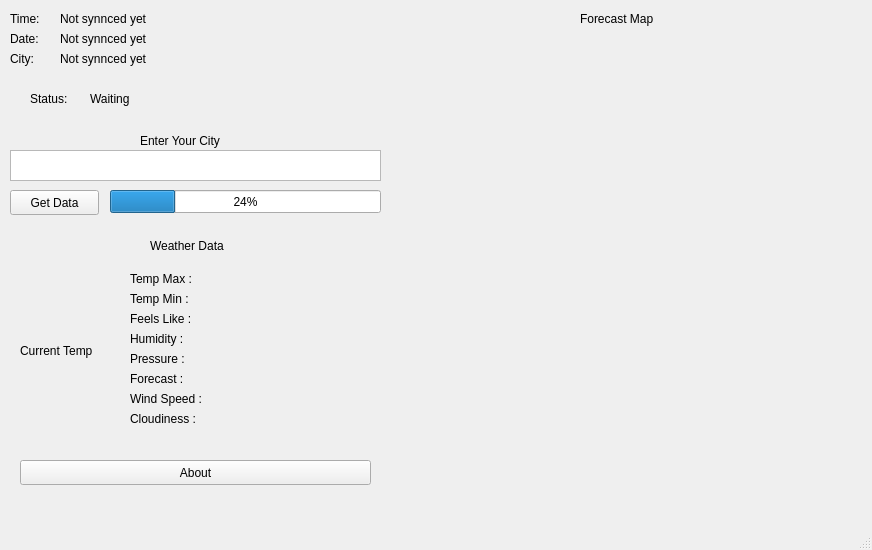
<?xml version="1.0" encoding="UTF-8"?>
<ui version="4.0">
 <class>MainWindow</class>
 <widget class="QMainWindow" name="MainWindow">
  <property name="geometry">
   <rect>
    <x>0</x>
    <y>0</y>
    <width>872</width>
    <height>550</height>
   </rect>
  </property>
  <property name="windowTitle">
   <string>MainWindow</string>
  </property>
  <widget class="QWidget" name="centralwidget">
   <widget class="QLabel" name="timeLabel">
    <property name="geometry">
     <rect>
      <x>10</x>
      <y>10</y>
      <width>67</width>
      <height>17</height>
     </rect>
    </property>
    <property name="text">
     <string>Time:</string>
    </property>
   </widget>
   <widget class="QLabel" name="timeValue">
    <property name="geometry">
     <rect>
      <x>60</x>
      <y>10</y>
      <width>111</width>
      <height>17</height>
     </rect>
    </property>
    <property name="text">
     <string>Not synnced yet</string>
    </property>
   </widget>
   <widget class="QLabel" name="dateLabel">
    <property name="geometry">
     <rect>
      <x>10</x>
      <y>30</y>
      <width>67</width>
      <height>17</height>
     </rect>
    </property>
    <property name="text">
     <string>Date:</string>
    </property>
   </widget>
   <widget class="QLabel" name="dateValue">
    <property name="geometry">
     <rect>
      <x>60</x>
      <y>30</y>
      <width>111</width>
      <height>17</height>
     </rect>
    </property>
    <property name="text">
     <string>Not synnced yet</string>
    </property>
   </widget>
   <widget class="QLabel" name="cityTag">
    <property name="geometry">
     <rect>
      <x>140</x>
      <y>130</y>
      <width>111</width>
      <height>21</height>
     </rect>
    </property>
    <property name="text">
     <string>Enter Your City</string>
    </property>
   </widget>
   <widget class="QLabel" name="weathertag">
    <property name="geometry">
     <rect>
      <x>150</x>
      <y>230</y>
      <width>101</width>
      <height>31</height>
     </rect>
    </property>
    <property name="text">
     <string>Weather Data</string>
    </property>
   </widget>
   <widget class="QPushButton" name="getCityName">
    <property name="geometry">
     <rect>
      <x>10</x>
      <y>190</y>
      <width>89</width>
      <height>25</height>
     </rect>
    </property>
    <property name="text">
     <string>Get Data</string>
    </property>
   </widget>
   <widget class="QLabel" name="cityLabel">
    <property name="geometry">
     <rect>
      <x>10</x>
      <y>50</y>
      <width>31</width>
      <height>17</height>
     </rect>
    </property>
    <property name="text">
     <string>City:</string>
    </property>
   </widget>
   <widget class="QLabel" name="cityValue">
    <property name="geometry">
     <rect>
      <x>60</x>
      <y>50</y>
      <width>111</width>
      <height>17</height>
     </rect>
    </property>
    <property name="text">
     <string>Not synnced yet</string>
    </property>
   </widget>
   <widget class="QPlainTextEdit" name="cityName">
    <property name="geometry">
     <rect>
      <x>10</x>
      <y>150</y>
      <width>371</width>
      <height>31</height>
     </rect>
    </property>
   </widget>
   <widget class="QProgressBar" name="progressBar">
    <property name="geometry">
     <rect>
      <x>110</x>
      <y>190</y>
      <width>271</width>
      <height>23</height>
     </rect>
    </property>
    <property name="value">
     <number>24</number>
    </property>
   </widget>
   <widget class="QWidget" name="verticalLayoutWidget">
    <property name="geometry">
     <rect>
      <x>390</x>
      <y>30</y>
      <width>471</width>
      <height>471</height>
     </rect>
    </property>
    <layout class="QVBoxLayout" name="vbox"/>
   </widget>
   <widget class="QLabel" name="statusLabel">
    <property name="geometry">
     <rect>
      <x>30</x>
      <y>90</y>
      <width>51</width>
      <height>17</height>
     </rect>
    </property>
    <property name="text">
     <string>Status:</string>
    </property>
   </widget>
   <widget class="QLabel" name="statusValue">
    <property name="geometry">
     <rect>
      <x>90</x>
      <y>90</y>
      <width>111</width>
      <height>17</height>
     </rect>
    </property>
    <property name="text">
     <string>Waiting</string>
    </property>
   </widget>
   <widget class="QLabel" name="locationLabel">
    <property name="geometry">
     <rect>
      <x>580</x>
      <y>10</y>
      <width>91</width>
      <height>17</height>
     </rect>
    </property>
    <property name="text">
     <string>Forecast Map</string>
    </property>
   </widget>
   <widget class="QLabel" name="tempMaxLabel">
    <property name="geometry">
     <rect>
      <x>130</x>
      <y>270</y>
      <width>81</width>
      <height>17</height>
     </rect>
    </property>
    <property name="text">
     <string>Temp Max :</string>
    </property>
   </widget>
   <widget class="QLabel" name="tempMinLabel">
    <property name="geometry">
     <rect>
      <x>130</x>
      <y>290</y>
      <width>81</width>
      <height>17</height>
     </rect>
    </property>
    <property name="text">
     <string>Temp Min :</string>
    </property>
   </widget>
   <widget class="QLabel" name="feelsLikeLabel">
    <property name="geometry">
     <rect>
      <x>130</x>
      <y>310</y>
      <width>81</width>
      <height>17</height>
     </rect>
    </property>
    <property name="text">
     <string>Feels Like :</string>
    </property>
   </widget>
   <widget class="QLabel" name="feelsLike">
    <property name="geometry">
     <rect>
      <x>210</x>
      <y>310</y>
      <width>191</width>
      <height>17</height>
     </rect>
    </property>
    <property name="text">
     <string/>
    </property>
   </widget>
   <widget class="QLabel" name="tempMin">
    <property name="geometry">
     <rect>
      <x>210</x>
      <y>290</y>
      <width>191</width>
      <height>17</height>
     </rect>
    </property>
    <property name="text">
     <string/>
    </property>
   </widget>
   <widget class="QLabel" name="tempMax">
    <property name="geometry">
     <rect>
      <x>210</x>
      <y>270</y>
      <width>191</width>
      <height>17</height>
     </rect>
    </property>
    <property name="text">
     <string/>
    </property>
   </widget>
   <widget class="QLabel" name="currentTemp">
    <property name="geometry">
     <rect>
      <x>20</x>
      <y>340</y>
      <width>101</width>
      <height>21</height>
     </rect>
    </property>
    <property name="text">
     <string>Current Temp</string>
    </property>
   </widget>
   <widget class="QLabel" name="humidityLabel">
    <property name="geometry">
     <rect>
      <x>130</x>
      <y>330</y>
      <width>71</width>
      <height>17</height>
     </rect>
    </property>
    <property name="text">
     <string>Humidity :</string>
    </property>
   </widget>
   <widget class="QLabel" name="humidity">
    <property name="geometry">
     <rect>
      <x>210</x>
      <y>330</y>
      <width>191</width>
      <height>20</height>
     </rect>
    </property>
    <property name="text">
     <string/>
    </property>
   </widget>
   <widget class="QLabel" name="pressureLabel">
    <property name="geometry">
     <rect>
      <x>130</x>
      <y>350</y>
      <width>71</width>
      <height>17</height>
     </rect>
    </property>
    <property name="text">
     <string>Pressure :</string>
    </property>
   </widget>
   <widget class="QLabel" name="pressure">
    <property name="geometry">
     <rect>
      <x>210</x>
      <y>350</y>
      <width>191</width>
      <height>20</height>
     </rect>
    </property>
    <property name="text">
     <string/>
    </property>
   </widget>
   <widget class="QLabel" name="forecastLabel">
    <property name="geometry">
     <rect>
      <x>130</x>
      <y>370</y>
      <width>67</width>
      <height>17</height>
     </rect>
    </property>
    <property name="text">
     <string>Forecast :</string>
    </property>
   </widget>
   <widget class="QLabel" name="forecast">
    <property name="geometry">
     <rect>
      <x>210</x>
      <y>370</y>
      <width>201</width>
      <height>20</height>
     </rect>
    </property>
    <property name="text">
     <string/>
    </property>
   </widget>
   <widget class="QLabel" name="windSpeedLabel">
    <property name="geometry">
     <rect>
      <x>130</x>
      <y>390</y>
      <width>91</width>
      <height>17</height>
     </rect>
    </property>
    <property name="text">
     <string>Wind Speed :</string>
    </property>
   </widget>
   <widget class="QLabel" name="windSpeed">
    <property name="geometry">
     <rect>
      <x>230</x>
      <y>390</y>
      <width>171</width>
      <height>20</height>
     </rect>
    </property>
    <property name="text">
     <string/>
    </property>
   </widget>
   <widget class="QLabel" name="cloudinessLabel">
    <property name="geometry">
     <rect>
      <x>130</x>
      <y>410</y>
      <width>81</width>
      <height>17</height>
     </rect>
    </property>
    <property name="text">
     <string>Cloudiness :</string>
    </property>
   </widget>
   <widget class="QLabel" name="cloudiness">
    <property name="geometry">
     <rect>
      <x>220</x>
      <y>410</y>
      <width>181</width>
      <height>20</height>
     </rect>
    </property>
    <property name="text">
     <string/>
    </property>
   </widget>
   <widget class="QPushButton" name="aboutButton">
    <property name="geometry">
     <rect>
      <x>20</x>
      <y>460</y>
      <width>351</width>
      <height>25</height>
     </rect>
    </property>
    <property name="text">
     <string>About</string>
    </property>
   </widget>
  </widget>
  <widget class="QStatusBar" name="statusbar"/>
  <widget class="QMenuBar" name="menubar">
   <property name="geometry">
    <rect>
     <x>0</x>
     <y>0</y>
     <width>872</width>
     <height>22</height>
    </rect>
   </property>
  </widget>
  <action name="actionAbout">
   <property name="text">
    <string>About</string>
   </property>
  </action>
 </widget>
 <resources/>
 <connections/>
</ui>
